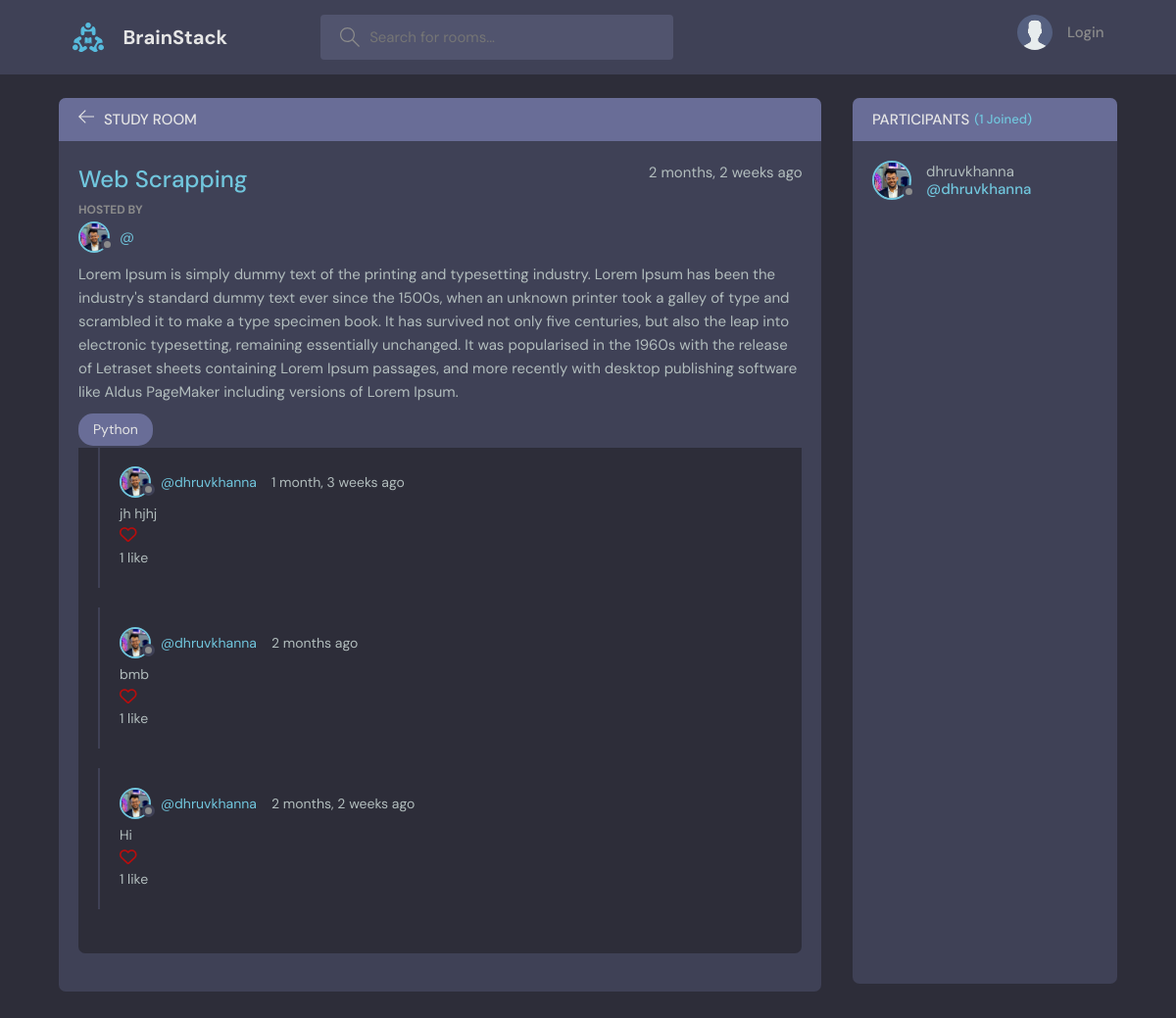
/room/5/, run on the app's committed database.
### base/models.py (models this page shows, shortened)
class Room(models.Model):
    host = models.ForeignKey(User, on_delete = models.SET_NULL, null = True)
    topic = models.ForeignKey(Topic, on_delete = models.SET_NULL, null=True)
    name = models.CharField(max_length=200)
    description = models.TextField(null=True, blank=True)
    participants = models.ManyToManyField(User, related_name='participants', blank=True) #as User is already connected to host, so we add a related_name to connect User to participant
    updated = models.DateTimeField(auto_now=True)
    created = models.DateTimeField(auto_now_add=True)
    class Meta:
        ordering = ['-created', '-updated'] # -created for reverse ordering else it will be in ascending order

class User(AbstractUser):
    name = models.CharField(max_length=200, null=True)
    username = models.CharField(max_length=150, unique=True)
    email = models.EmailField(unique=True, null=True)
    bio = models.TextField(null=True)
    avatar = models.ImageField(null=True, default="avatar.svg")
    USERNAME_FIELD = 'username'
    REQUIRED_FIELDS = []

class Topic(models.Model):
    name = models.CharField(max_length=150)
    def __str__(self):
        return self.name

class Message(models.Model):
    user = models.ForeignKey(User, on_delete = models.CASCADE)
    room = models.ForeignKey(Room, on_delete = models.CASCADE)  #models.CASCADE deletes the messages upon deletion of the Room
    body = models.TextField()
    updated = models.DateTimeField(auto_now=True)
    created = models.DateTimeField(auto_now_add=True)
    liked = models.ManyToManyField(User, default=True, blank=True, related_name='liked')
    class Meta:
        ordering = ['-created', '-updated']

### base/views.py (the view, shortened to what this page needs)
# urls.py: path('room/<str:pk>/', views.room, name="room"),
def room(request,pk):
    room = Room.objects.get(id=int(pk))
    room_messages = room.message_set.all().order_by('-created')  # message model(child) from room model, set of all messages || order by created time descending( - )
    participants = room.participants.all()
    context = {
        'room': room,
        'room_messages': room_messages,
        'participants': participants
    }
    return render(request, 'base/room.html',context)

### base/templates/base/room.html (shortened to what this page needs)
{% extends 'main.html' %}
{% load static %}
{% block content %}
<link rel="stylesheet" href="{% static 'styles/style.css' %}" />
  <main class="profile-page layout layout--2">
    <div class="container">
      <div class="room">
        <div class="room__top">
          <div class="room__topLeft">
            <a href="{% url 'home' %}">
              <svg version="1.1" xmlns="http://www.w3.org/2000/svg" width="32" height="32" viewBox="0 0 32 32">
                <title>arrow-left</title>
                <path
                  d="M13.723 2.286l-13.723 13.714 13.719 13.714 1.616-1.611-10.96-10.96h27.625v-2.286h-27.625l10.965-10.965-1.616-1.607z"
                ></path>
              </svg>
            </a>
            <h3>Study Room</h3>
          </div>
        </div>
        <div class="room__box scroll">
          <div class="room__header scroll">
            <div class="room__info">
              <h3>{{ room.name }}</h3>
              <span>{{ room.created|timesince }} ago</span>
            </div>
            <div class="room__hosted">
              <p>Hosted By</p>
              <a href="{% url 'user-profile' user.id %}" class="room__author">
                <div class="avatar avatar--small">
                  <img src="{{ room.host.avatar.url }}" />
                </div>
                <span>@{{ user.username }}</span>
              </a>
            </div>
            <div class="room__details">
              {{ room.description }}
            </div>
            <span class="room__topics">{{ room.topic }}</span>
          </div>
          <div class="room__conversation">
            <div class="threads scroll">
              {% for message in room_messages %}
              <div class="thread">
                <div class="thread__top">
                  <div class="thread__author">
                    <a href="{% url 'user-profile' message.user.id %}" class="thread__authorInfo">
                      <div class="avatar avatar--small">
                        <img src="{{ message.user.avatar.url }}" />
                      </div>
                      <span>@{{ message.user.username }}</span>
                    </a>
                    <span class="thread__date">{{ message.created|timesince }} ago</span>
                  </div>
                </div>
                <div class="thread__details">
                    {{ message.body }}
                    {% if request.user is not  is_authenticated %}
                    <form action="{% url 'react-message' message.id %}" method="POST">
                    </form>
                    {% endif %}
                    <p>
                      {{ message.liked.all.count }}
                      {% if message.liked.all.count == 1 %}
                        like
                      {% else %}
                        likes
                      {% endif %}
                    </p>
                </div>
              </div>
              {% endfor %}
            </div>
          </div>
        </div>
      </div>
      <div class="participants">
        <h3 class="participants__top">Participants <span>({{ participants.count }} Joined)</span></h3>
        <div class="participants__list scroll">
          {% for user in participants %}
          <a href="{% url 'user-profile' user.id %}" class="participant">
            <div class="avatar avatar--medium">
              <img src="{{ user.avatar.url }}" />
            </div>
            <p>
              {{ user.username }}
              <span>@{{ user.username }}</span>
            </p>
          </a>
          {% endfor %}
        </div>
      </div>
    </div>
  </main>
 {% endblock content %}

### data on the page
Room: name "Web Scrapping", created "2 months, 2 weeks", host.avatar (picture), description "Lorem Ipsum is simply dummy text of the printing and typesetting industry. Lorem Ipsum has been the industry's standard dummy text ever since the 1500s, when an unknown printer took a galley of type and scrambled it to make a type specimen book. It has survived not only five centuries, but also the leap into electronic typesetting, remaining essentially unchanged. It was popularised in the 1960s with the release of Letraset sheets containing Lorem Ipsum passages, and more recently with desktop publishing software like Aldus PageMaker including versions of Lorem Ipsum.", topic "Python"
Message: user.avatar (picture), user.username "dhruvkhanna", created "1 month, 3 weeks", body "jh hjhj", liked.all.count "1"
Message: user.avatar (picture), user.username "dhruvkhanna", created "2 months", body "bmb", liked.all.count "1"
Message: user.avatar (picture), user.username "dhruvkhanna", created "2 months, 2 weeks", body "Hi", liked.all.count "1"
User: avatar (picture), username "dhruvkhanna"

### other printed values
{{ participants.count }} "1"
